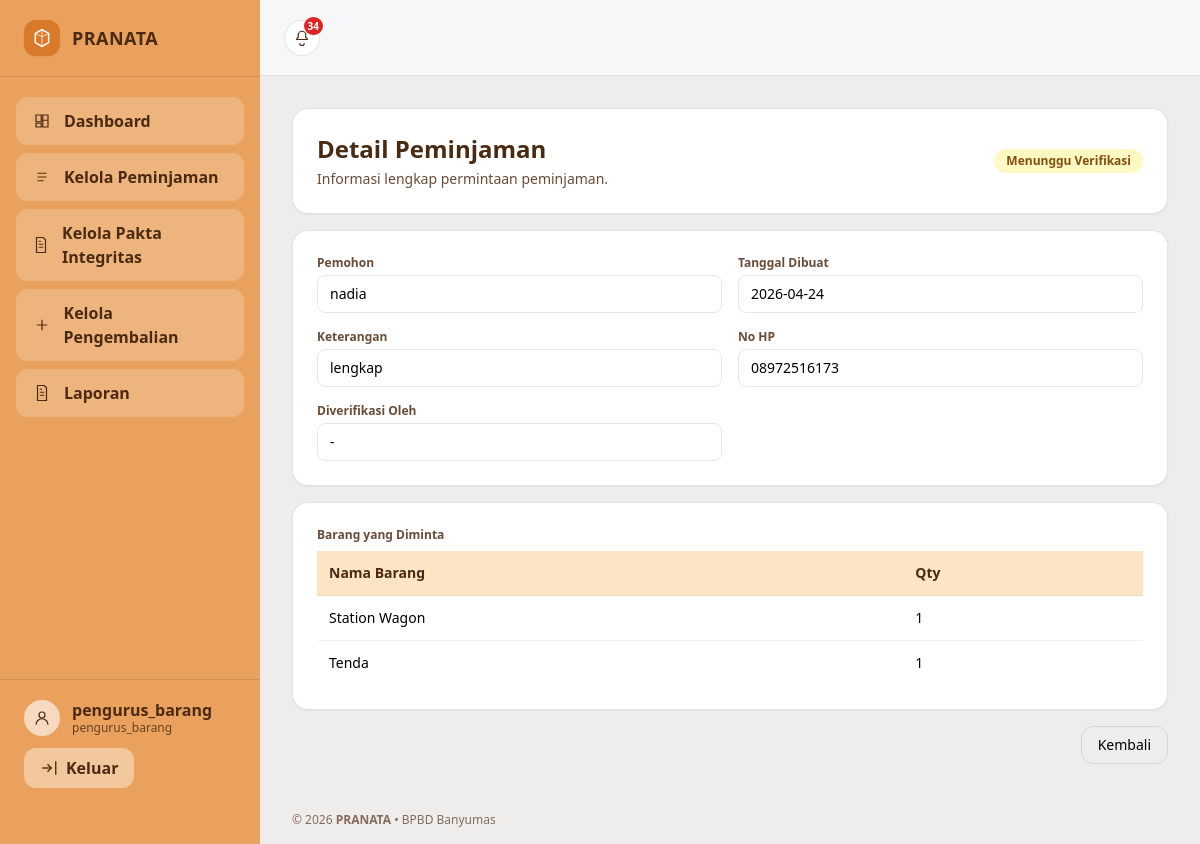
Page /index.php?page=peminjaman_detail&id=55 (signed in) on the committed database.
### tables this page shows
CREATE TABLE `peminjaman` (
  `id_pinjam` int(11) NOT NULL,
  `id_user` int(11) NOT NULL,
  `nama_pihak1` varchar(120) DEFAULT NULL,
  `nip` varchar(30) DEFAULT NULL,
  `jabatan` varchar(80) DEFAULT NULL,
  `nama_pihak2` varchar(120) DEFAULT NULL,
  `nip1` varchar(30) DEFAULT NULL,
  `jabatan1` varchar(80) DEFAULT NULL,
  `alamat` varchar(255) DEFAULT NULL,
  `no_hp` varchar(15) DEFAULT NULL,
  `tujuan` varchar(200) DEFAULT NULL,
  `tgl_pinjam` date NOT NULL,
  `tgl_jatuh_tempo` date DEFAULT NULL,
  `spesifikasi` text DEFAULT NULL,
  `keterangan` text DEFAULT NULL,
  `status` enum('pending','waiting_verification','approved','completed','ditolak','rejected') NOT NULL,
  `requested_by` int(11) DEFAULT NULL,
  `verified_by` int(11) DEFAULT NULL,
  `verified_at` datetime DEFAULT NULL
);

CREATE TABLE `detail_peminjaman` (
  `id_detail_pinjam` int(11) NOT NULL,
  `id_pinjam` int(11) NOT NULL,
  `id_barang` int(11) NOT NULL,
  `jumlah` int(11) NOT NULL DEFAULT 1
);

CREATE TABLE `barang` (
  `id_barang` int(11) NOT NULL,
  `id_lokasi` int(11) NOT NULL,
  `kode_barang` varchar(50) DEFAULT NULL,
  `nomor_register` varchar(50) DEFAULT NULL,
  `nama_barang` varchar(150) NOT NULL,
  `tahun_perolehan` year(4) DEFAULT NULL,
  `merk_tipe` varchar(100) DEFAULT NULL,
  `ukuran_cc` varchar(50) DEFAULT NULL,
  `bahan` varchar(80) DEFAULT NULL,
  `pabrik` varchar(80) DEFAULT NULL,
  `nomor_rangka` varchar(80) DEFAULT NULL,
  `nomor_mesin` varchar(80) DEFAULT NULL,
  `nomor_polisi` varchar(30) DEFAULT NULL,
  `nomor_bpkb` varchar(80) DEFAULT NULL,
  `asal_usul` varchar(120) DEFAULT NULL,
  `harga_perolehan` decimal(15,2) DEFAULT NULL,
  `kondisi` varchar(50) DEFAULT NULL,
  `keterangan` text DEFAULT NULL,
  `stok_barang` int(11) NOT NULL DEFAULT 0,
  `foto` varchar(255) DEFAULT NULL,
  `status_brg` varchar(30) DEFAULT NULL,
  `tgl_masuk` date DEFAULT NULL
);

### app/controllers/PeminjamanController.php (called while the page is built, shortened)
<?php
require_once __DIR__ . '/../models/PeminjamanModel.php';
require_once __DIR__ . '/../models/Koneksi.php';
class PeminjamanController
{
    private $model;
    public function __construct()
    {
        $this->model = new PeminjamanModel();
    }
    public function detail()
    {
        $id = $_GET['id'] ?? null;
        $data = $this->model->find($id);
        include __DIR__ . '/../views/peminjaman/detail.php';
    }
}

### app/models/Koneksi.php (called while the page is built, shortened)
<?php
class Koneksi
{
    public static function connect()
    {
        $host = "localhost";
        $user = "root";
        $pass = "";
        $db   = "pranata_app";
        $conn = new mysqli($host, $user, $pass, $db);
        $conn->set_charset("utf8mb4");
        return $conn;
    }
}

### app/models/PeminjamanModel.php (called while the page is built, shortened)
<?php
require_once __DIR__ . '/Koneksi.php';
class PeminjamanModel
{
    private $conn;
    private $userColumn = null;
    private $pkColumn = null;
    private $itemsTable = null;
    private $itemsPeminjamanCol = null;
    private $itemsBarangCol = null;
    public function __construct()
    {
        $this->conn = Koneksi::connect();
        $this->detectUserColumn();
        $this->detectPrimaryKey();
    }
    private function detectUserColumn()
    {
        $candidates = ['user_id','id_user','requested_by','pemohon_id','peminjam_id','created_by','requester'];
        $sql = "SELECT COLUMN_NAME FROM INFORMATION_SCHEMA.COLUMNS WHERE TABLE_SCHEMA=DATABASE() AND TABLE_NAME='peminjaman'";
        $res = $this->conn->query($sql);
        $cols = [];
        if ($res) {
            while ($row = $res->fetch_assoc()) $cols[] = $row['COLUMN_NAME'];
        }
        foreach ($candidates as $c) {
            if (in_array($c, $cols)) {
                $this->userColumn = $c;
                return $this->userColumn;
            }
        }
        $this->userColumn = null;
        return null;
    }
    private function detectPrimaryKey()
    {
        $stmt = $this->conn->prepare("SELECT COLUMN_NAME FROM INFORMATION_SCHEMA.COLUMNS WHERE TABLE_SCHEMA=DATABASE() AND TABLE_NAME='peminjaman' AND COLUMN_KEY = 'PRI' LIMIT 1");
        $stmt->execute();
        $res = $stmt->get_result();
        if ($res && $row = $res->fetch_assoc()) {
            $this->pkColumn = $row['COLUMN_NAME'];
            return $this->pkColumn;
        }
        $this->pkColumn = null;
        return null;
    }
    private function detectItemsTable()
    {
        $candidates = ['peminjaman_items','peminjaman_item','item_peminjaman','peminjaman_detail','peminjamanitems','detail_peminjaman','detail_pinjaman','detail_peminjam','detail_peminjam'];
        $found = null;
        foreach ($candidates as $t) {
            $stmt = $this->conn->prepare("SELECT COUNT(*) AS cnt FROM INFORMATION_SCHEMA.TABLES WHERE TABLE_SCHEMA=DATABASE() AND TABLE_NAME = ?");
            $stmt->bind_param('s', $t);
            $stmt->execute();
            $r = $stmt->get_result()->fetch_assoc();
            if (((int)($r['cnt'] ?? 0)) > 0) { $found = $t; break; }
        }
        $this->itemsTable = $found;
        $colsRes = $this->conn->query("SELECT COLUMN_NAME FROM INFORMATION_SCHEMA.COLUMNS WHERE TABLE_SCHEMA=DATABASE() AND TABLE_NAME='" . $this->itemsTable . "'");
        $cols = [];
        if ($colsRes) while ($r = $colsRes->fetch_assoc()) $cols[] = $r['COLUMN_NAME'];
        $pCandidates = ['peminjaman_id','peminjamanid','id_peminjaman','id_pinjaman','id_peminjam','id_pinjam','id_pinjam'];
        foreach ($pCandidates as $c) if (in_array($c, $cols)) { $this->itemsPeminjamanCol = $c; break; }
        $bCandidates = ['barang_id','id_barang','id_brg','id_brg'];
        foreach ($bCandidates as $c) if (in_array($c, $cols)) { $this->itemsBarangCol = $c; break; }
        $qCandidates = ['qty','jumlah','jumlah_barang','quantity','jumlah_barang'];
        foreach ($qCandidates as $c) if (in_array($c, $cols)) { $this->itemsQtyCol = $c; break; }
        return $this->itemsTable;
    }
    public function find($id)
    {
        if ($this->userColumn) {
            $col = $this->userColumn;
            $pk = $this->pkColumn ? $this->pkColumn : null;
            if ($pk) {
                $stmt = $this->conn->prepare("SELECT p.*, u.nama AS pemohon_nama FROM peminjaman p LEFT JOIN user u ON u.id_user = p.`$col` WHERE p.`$pk` = ? LIMIT 1");
            } else {
                $stmt = $this->conn->prepare("SELECT p.*, u.nama AS pemohon_nama FROM peminjaman p LEFT JOIN user u ON u.id_user = p.`$col` WHERE p.`id` = ? LIMIT 1");
            }
        } else {
            $pk = $this->pkColumn ? $this->pkColumn : 'id';
            $stmt = $this->conn->prepare("SELECT * FROM peminjaman WHERE `$pk` = ? LIMIT 1");
        }
        $stmt->bind_param('i', $id);
        $stmt->execute();
        $row = $stmt->get_result()->fetch_assoc();
        if ($row) {
            if ($this->pkColumn && !isset($row['id'])) {
                $row['id'] = $row[$this->pkColumn] ?? null;
            }
            $row['items'] = $this->getItems($row['id']);
        }
        return $row;
    }
    public function getItems($peminjamanId)
    {
        $pCol = $this->itemsPeminjamanCol;
        $bCol = $this->itemsBarangCol ?: 'barang_id';
        $sql = "SELECT pi.*, b.nama_barang, b.kode_barang FROM `{$this->itemsTable}` pi LEFT JOIN barang b ON b.id_barang = pi.`{$bCol}` WHERE pi.`{$pCol}` = ?";
        $stmt = $this->conn->prepare($sql);
        $stmt->bind_param('i', $peminjamanId);
        $stmt->execute();
        $res = $stmt->get_result();
        $rows = [];
        while ($r = $res->fetch_assoc()) $rows[] = $r;
        return $rows;
    }
}

### app/views/peminjaman/detail.php (the view, shortened to what this page needs)
<?php
$role = $_SESSION['role'] ?? '';
$pemohon = $data['nama_pihak2'] ?? ($data['pemohon_nama'] ?? ($data['user_id'] ?? '-'));
$statusRaw = strtolower((string)($data['status'] ?? 'pending'));
if (in_array($statusRaw, ['waiting_verification','pending'], true)) {
    $statusLabel = 'Menunggu Verifikasi';
    $badgeClass = 'bg-yellow-100 text-yellow-800';
} elseif ($statusRaw === 'approved') {
    $statusLabel = 'Disetujui';
    $badgeClass = 'bg-green-100 text-green-800';
} elseif ($statusRaw === 'rejected') {
    $statusLabel = 'Ditolak';
    $badgeClass = 'bg-red-100 text-red-800';
} elseif ($statusRaw === 'completed') {
    $statusLabel = 'Selesai';
    $badgeClass = 'bg-blue-100 text-blue-800';
} else {
    $statusLabel = ucwords(str_replace('_', ' ', $statusRaw));
    $badgeClass = 'bg-gray-100 text-gray-700';
}
?>
<div class="space-y-4">
  <div class="rounded-2xl border border-black/10 bg-white p-6 shadow-sm">
    <div class="flex flex-col gap-2 md:flex-row md:items-center md:justify-between">
      <div>
        <h2 class="text-2xl font-extrabold text-[#4A2A12]">Detail Peminjaman</h2>
        <p class="mt-1 text-sm text-[#6B4B35]">Informasi lengkap permintaan peminjaman.</p>
      </div>
      <span class="inline-flex items-center rounded-full px-3 py-1 text-xs font-semibold <?= $badgeClass ?>">
        <?= htmlspecialchars($statusLabel) ?>
      </span>
    </div>
  </div>
  <div class="rounded-2xl border border-black/10 bg-white p-6 shadow-sm">
    <div class="grid gap-4 md:grid-cols-2 text-sm">
      <div>
        <div class="text-xs font-semibold text-[#6B4B35] mb-1">Pemohon</div>
        <div class="rounded-lg border border-gray-200 px-3 py-2"><?= htmlspecialchars($pemohon) ?></div>
      </div>
      <div>
        <div class="text-xs font-semibold text-[#6B4B35] mb-1">Tanggal Dibuat</div>
        <div class="rounded-lg border border-gray-200 px-3 py-2"><?= htmlspecialchars($data['created_at'] ?? ($data['tgl_pinjam'] ?? '-')) ?></div>
      </div>
      <div>
        <div class="text-xs font-semibold text-[#6B4B35] mb-1">Keterangan</div>
        <div class="rounded-lg border border-gray-200 px-3 py-2"><?= nl2br(htmlspecialchars($data['keterangan'] ?? '-')) ?></div>
      </div>
      <div>
        <div class="text-xs font-semibold text-[#6B4B35] mb-1">No HP</div>
        <div class="rounded-lg border border-gray-200 px-3 py-2"><?= htmlspecialchars($data['no_hp'] ?? '-') ?></div>
      </div>
      <div>
        <div class="text-xs font-semibold text-[#6B4B35] mb-1">Diverifikasi Oleh</div>
        <div class="rounded-lg border border-gray-200 px-3 py-2"><?= htmlspecialchars($data['verified_by_name'] ?? ($data['verified_by'] ?? '-')) ?></div>
      </div>
    </div>
  </div>
  <div class="rounded-2xl border border-black/10 bg-white p-6 shadow-sm">
    <div class="text-xs font-semibold text-[#6B4B35] mb-2">Barang yang Diminta</div>
    <?php if (!empty($data['items'])): ?>
      <div class="overflow-x-auto">
        <table class="min-w-max w-full text-sm">
          <thead class="bg-[#FCE4C4] text-[#4A2A12]">
            <tr>
              <th class="px-3 py-3 text-left">Nama Barang</th>
              <th class="px-3 py-3 text-left">Qty</th>
            </tr>
          </thead>
          <tbody>
            <?php foreach ($data['items'] as $it): ?>
              <tr class="border-t border-black/5">
                <td class="px-3 py-3"><?= htmlspecialchars($it['nama_barang'] ?? $it['barang_id']) ?></td>
                <td class="px-3 py-3"><?= (int)($it['qty'] ?? ($it['jumlah'] ?? 0)) ?></td>
              </tr>
            <?php endforeach; ?>
          </tbody>
        </table>
      </div>
    <?php else: ?>
      <div class="text-sm text-gray-600">Tidak ada data barang.</div>
    <?php endif; ?>
  </div>
  <div class="flex justify-end">
    <?php
      $backUrl = 'index.php?page=peminjaman';
      if ($role === 'pengurus_barang') $backUrl = 'index.php?page=pengurus_peminjaman';
    ?>
    <a href="<?= htmlspecialchars($backUrl) ?>" class="rounded-xl border border-black/10 px-4 py-2 text-sm">Kembali</a>
  </div>
</div>
<?php
include __DIR__ . '/../layout/main.php';
?>

### rows in the picture
peminjaman: status "Menunggu Verifikasi", nama_pihak2 "nadia", tgl_pinjam "2026-04-24", keterangan "lengkap", no_hp "08972516173", verified_by "-"
detail_peminjaman: id_barang.nama_barang "Station Wagon", jumlah "1"
detail_peminjaman: id_barang.nama_barang "Tenda", jumlah "1"

### other values in the picture
$username "pengurus_barang"
$role ?: 'Admin' "pengurus_barang"
$notifUnread "34"
